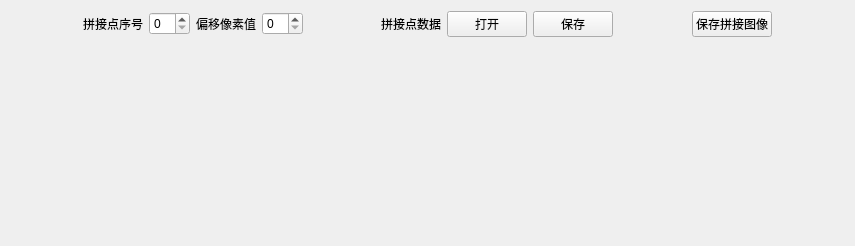
<?xml version="1.0" encoding="UTF-8"?>
<ui version="4.0">
 <class>Widget_Stitch</class>
 <widget class="QWidget" name="Widget_Stitch">
  <property name="geometry">
   <rect>
    <x>0</x>
    <y>0</y>
    <width>855</width>
    <height>246</height>
   </rect>
  </property>
  <property name="windowTitle">
   <string>Stitch Manually</string>
  </property>
  <layout class="QVBoxLayout" name="verticalLayout">
   <item>
    <layout class="QHBoxLayout" name="horizontalLayout">
     <item>
      <spacer name="horizontalSpacer">
       <property name="orientation">
        <enum>Qt::Orientation::Horizontal</enum>
       </property>
       <property name="sizeHint" stdset="0">
        <size>
         <width>379</width>
         <height>21</height>
        </size>
       </property>
      </spacer>
     </item>
     <item>
      <widget class="QLabel" name="label">
       <property name="text">
        <string>拼接点序号</string>
       </property>
      </widget>
     </item>
     <item>
      <widget class="QSpinBox" name="spinBox_stitch_points_index"/>
     </item>
     <item>
      <widget class="QLabel" name="label_2">
       <property name="text">
        <string>偏移像素值</string>
       </property>
      </widget>
     </item>
     <item>
      <widget class="QSpinBox" name="spinBox_stitch_points_value">
       <property name="stepType">
        <enum>QAbstractSpinBox::StepType::DefaultStepType</enum>
       </property>
      </widget>
     </item>
     <item>
      <spacer name="horizontalSpacer_3">
       <property name="orientation">
        <enum>Qt::Orientation::Horizontal</enum>
       </property>
       <property name="sizeHint" stdset="0">
        <size>
         <width>379</width>
         <height>21</height>
        </size>
       </property>
      </spacer>
     </item>
     <item>
      <widget class="QLabel" name="label_3">
       <property name="text">
        <string>拼接点数据</string>
       </property>
      </widget>
     </item>
     <item>
      <widget class="QPushButton" name="pushButton_open_file">
       <property name="text">
        <string>打开</string>
       </property>
      </widget>
     </item>
     <item>
      <widget class="QPushButton" name="pushButton_save_file">
       <property name="text">
        <string>保存</string>
       </property>
      </widget>
     </item>
     <item>
      <spacer name="horizontalSpacer_4">
       <property name="orientation">
        <enum>Qt::Orientation::Horizontal</enum>
       </property>
       <property name="sizeHint" stdset="0">
        <size>
         <width>379</width>
         <height>21</height>
        </size>
       </property>
      </spacer>
     </item>
     <item>
      <widget class="QPushButton" name="pushButton_save_image">
       <property name="text">
        <string>保存拼接图像</string>
       </property>
      </widget>
     </item>
     <item>
      <spacer name="horizontalSpacer_2">
       <property name="orientation">
        <enum>Qt::Orientation::Horizontal</enum>
       </property>
       <property name="sizeHint" stdset="0">
        <size>
         <width>379</width>
         <height>21</height>
        </size>
       </property>
      </spacer>
     </item>
    </layout>
   </item>
   <item>
    <widget class="ImageView" name="graphWidget" native="true">
     <property name="sizePolicy">
      <sizepolicy hsizetype="Preferred" vsizetype="Expanding">
       <horstretch>0</horstretch>
       <verstretch>0</verstretch>
      </sizepolicy>
     </property>
    </widget>
   </item>
  </layout>
 </widget>
 <customwidgets>
  <customwidget>
   <class>ImageView</class>
   <extends>QWidget</extends>
   <header>pyqtgraph.h</header>
   <container>1</container>
  </customwidget>
 </customwidgets>
 <resources/>
 <connections/>
</ui>
